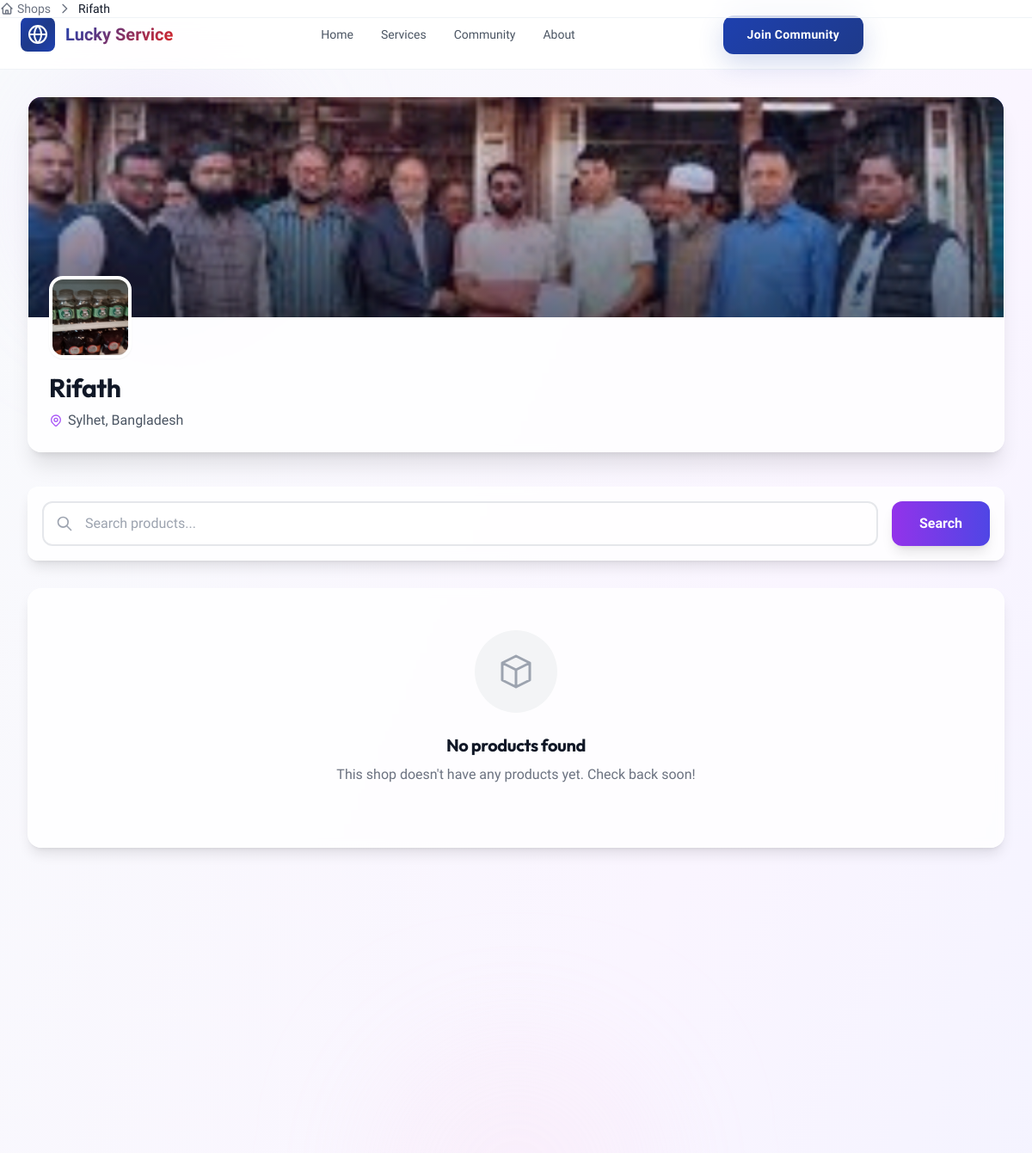
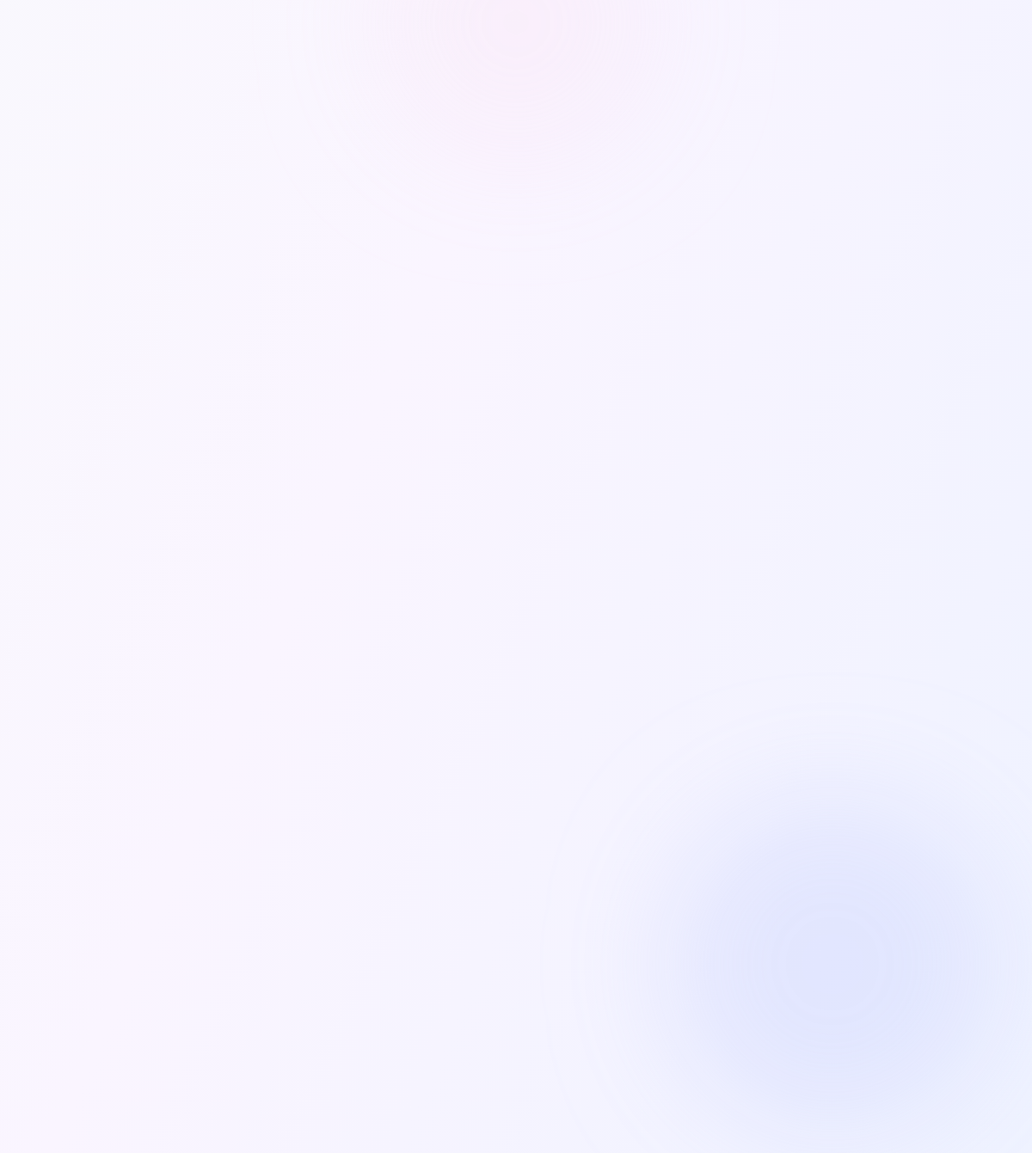
Screenshot of /viewshop/3 with the database file from the repository (2 pictures, top to bottom).
### base/models.py (models this page shows, shortened)
class BaseModel(models.Model):
    created_at = models.DateTimeField(auto_now_add=True)
    updated_at = models.DateTimeField(auto_now=True)
    is_active = models.BooleanField(default=True)
    class Meta:
        abstract = True
        ordering = ['-created_at']

class Shop(BaseModel):
    COUNTRY_CHOICES = [
        ('BD', 'Bangladesh'),
    ]
    DISTRICT_CHOICES = [
        ('Dhaka', 'Dhaka'),
        ('Chattogram', 'Chattogram'),
        ('Khulna', 'Khulna'),
        ('Rajshahi', 'Rajshahi'),
        ('Sylhet', 'Sylhet'),
        ('Barishal', 'Barishal'),
        ('Rangpur', 'Rangpur'),
    ]
    name = models.CharField(max_length=255)
    profile = models.ForeignKey(Profile, on_delete=models.CASCADE, null=True, blank=True)
    profile_pic = models.ImageField(
        upload_to='shops/profile_pics/',
        blank=True,
        null=True
    )
    shop_photo = models.ImageField(
        upload_to='shops/photos/',
        blank=True,
        null=True
    )
    country = models.CharField(
        max_length=5,
        choices=COUNTRY_CHOICES,
        default='BD'
    )
    district = models.CharField(
        max_length=50,
        choices=DISTRICT_CHOICES
    )
    location = models.CharField(
        max_length=255,
        help_text="Shop address / area"
    )
    google_map_link = models.URLField(
        blank=True,
        null=True
    )

### base/views.py (the view)
# urls.py: path('viewshop/<int:id>', view_shop),
def view_shop(request, id):
    shop = Shop.objects.get(id=id)
    search_query = request.GET.get('q', '')
    products = Product.objects.filter(shop=shop)
    if search_query:
        products = products.filter(name__icontains=search_query)
    paginator = Paginator(products, 8)
    page_number = request.GET.get('page')
    page_obj = paginator.get_page(page_number)
    context = {
        'products': page_obj,
        'search_query': search_query,
        'shop' : shop
    }
    return render(request, 'store-product.html', context)

### templates/store-product.html (shortened to what this page needs)
{% extends 'landing.html' %}
{% block body %}
<main class="min-h-screen bg-gradient-to-br from-slate-50 via-purple-50 to-indigo-50">
  <div class="fixed inset-0 overflow-hidden pointer-events-none">
    <div class="absolute bottom-20 right-10 w-96 h-96 bg-indigo-300 rounded-full mix-blend-multiply filter blur-3xl opacity-20 animate-pulse"></div>
    <div class="absolute top-1/2 left-1/2 transform -translate-x-1/2 -translate-y-1/2 w-80 h-80 bg-pink-200 rounded-full mix-blend-multiply filter blur-3xl opacity-15"></div>
  </div>
  <div class="relative max-w-7xl mx-auto px-4 sm:px-6 lg:px-8 py-8">
    <div class="mb-10">
      <nav class="flex items-center gap-2 text-sm text-gray-500 mb-6">
        <a href="" class="hover:text-purple-600 transition-colors flex items-center gap-1">
          <svg class="w-4 h-4" fill="none" stroke="currentColor" viewBox="0 0 24 24">
            <path stroke-linecap="round" stroke-linejoin="round" stroke-width="2" d="M3 12l2-2m0 0l7-7 7 7M5 10v10a1 1 0 001 1h3m10-11l2 2m-2-2v10a1 1 0 01-1 1h-3m-6 0a1 1 0 001-1v-4a1 1 0 011-1h2a1 1 0 011 1v4a1 1 0 001 1m-6 0h6"/>
          </svg>
          Shops
        </a>
        <svg class="w-4 h-4" fill="none" stroke="currentColor" viewBox="0 0 24 24">
          <path stroke-linecap="round" stroke-linejoin="round" stroke-width="2" d="M9 5l7 7-7 7"/>
        </svg>
        <span class="text-gray-900 font-medium">{{ shop.name }}</span>
      </nav>
      <div class="bg-white/80 backdrop-blur-sm rounded-2xl shadow-xl border border-white/50 overflow-hidden">
        <div class="relative h-24 md:h-64 bg-gradient-to-r from-purple-600 via-purple-500 to-indigo-600">
          {% if shop.shop_photo %}
            <img src="{{ shop.shop_photo.url }}" alt="{{ shop.name }}" class="w-full h-full object-cover opacity-90">
            <div class="absolute inset-0 bg-gradient-to-t from-black/50 to-transparent"></div>
          {% endif %}
        </div>
        <div class="relative px-6 pb-6">
          <div class="absolute -top-12 left-6">
            <div class="w-24 h-24 rounded-2xl border-4 border-white shadow-sm overflow-hidden bg-white">
              {% if shop.profile_pic %}
                <img src="{{ shop.profile_pic.url }}" alt="{{ shop.name }}" class="w-full h-full object-cover">
              {% else %}
                <div class="w-full h-full bg-gradient-to-br from-purple-500 to-indigo-600 flex items-center justify-center">
                  <span class="text-3xl font-bold text-white">{{ shop.name|first|upper }}</span>
                </div>
              {% endif %}
            </div>
          </div>
          <div class="pt-16 md:flex md:items-start md:justify-between">
            <div class="flex-1">
              <h1 class="text-md md:text-3xl font-bold text-gray-900 mb-2">{{ shop.name }}</h1>
              <div class="flex flex-wrap items-center gap-4 text-gray-600">
                <span class="flex items-center gap-1.5">
                  {{ shop.district }}, Bangladesh
                </span>
              </div>
            </div>
          </div>
        </div>
      </div>
    </div>
    <div class="mb-8">
      <div class="bg-white/80 backdrop-blur-sm rounded-xl shadow-lg border border-white/50 p-4">
        <form method="get" class="flex flex-col sm:flex-row gap-4">
          <div class="flex-1 relative">
            <div class="absolute inset-y-0 left-0 pl-4 flex items-center pointer-events-none">
              <svg class="w-5 h-5 text-gray-400" fill="none" stroke="currentColor" viewBox="0 0 24 24">
                <path stroke-linecap="round" stroke-linejoin="round" stroke-width="2" d="M21 21l-6-6m2-5a7 7 0 11-14 0 7 7 0 0114 0z"/>
              </svg>
            </div>
            <input
              type="text"
              name="q"
              placeholder="Search products..."
              value="{{ search_query|default:'' }}"
              class="w-full pl-12 pr-4 py-3 rounded-xl border-2 border-gray-200 focus:border-purple-500 focus:ring-4 focus:ring-purple-500/20 outline-none transition-all duration-300 bg-white/50"
            >
          </div>
          <button
            type="submit"
            class="px-8 py-3 bg-gradient-to-r from-purple-600 to-indigo-600 hover:from-purple-700 hover:to-indigo-700 text-white font-semibold rounded-xl shadow-lg hover:shadow-xl transform hover:scale-105 transition-all duration-300"
          >
            Search
          </button>
        </form>
      </div>
    </div>
    <div class="grid grid-cols-2 sm:grid-cols-2 lg:grid-cols-3 xl:grid-cols-4 gap-6">
      {% for product in products %}
      <div class="group bg-white/80 backdrop-blur-sm rounded-2xl shadow-lg hover:shadow-2xl border border-white/50 overflow-hidden transition-all duration-500 hover:-translate-y-2">
        <div class="relative aspect-square overflow-hidden bg-gradient-to-br from-gray-100 to-gray-50">
          {% if product.image %}
            <img
              src="{{ product.image.url }}"
              alt="{{ product.name }}"
              class="w-full h-full object-cover group-hover:scale-110 transition-transform duration-700"
            >
          {% else %}
            <div class="w-full h-full flex items-center justify-center">
              <svg class="w-20 h-20 text-gray-300" fill="none" stroke="currentColor" viewBox="0 0 24 24">
                <path stroke-linecap="round" stroke-linejoin="round" stroke-width="1.5" d="M4 16l4.586-4.586a2 2 0 012.828 0L16 16m-2-2l1.586-1.586a2 2 0 012.828 0L20 14m-6-6h.01M6 20h12a2 2 0 002-2V6a2 2 0 00-2-2H6a2 2 0 00-2 2v12a2 2 0 002 2z"/>
              </svg>
            </div>
          {% endif %}
          <div class="absolute top-3 left-3 flex flex-col gap-2">
            {% if product.is_new %}
            <span class="px-3 py-1 bg-emerald-500 text-white text-xs font-bold rounded-full shadow-lg">
              NEW
            </span>
            {% endif %}
            {% if product.discount_percent %}
            <span class="px-3 py-1 bg-red-500 text-white text-xs font-bold rounded-full shadow-lg">
              -{{ product.discount_percent }}%
            </span>
            {% endif %}
          </div>
          <div class="absolute top-3 right-3 flex flex-col gap-2 opacity-0 group-hover:opacity-100 transform translate-x-4 group-hover:translate-x-0 transition-all duration-300">
            <button class="w-10 h-10 bg-white/90 backdrop-blur-sm rounded-full shadow-lg flex items-center justify-center hover:bg-purple-500 hover:text-white transition-colors duration-300">
              <svg class="w-5 h-5" fill="none" stroke="currentColor" viewBox="0 0 24 24">
                <path stroke-linecap="round" stroke-linejoin="round" stroke-width="2" d="M4.318 6.318a4.5 4.5 0 000 6.364L12 20.364l7.682-7.682a4.5 4.5 0 00-6.364-6.364L12 7.636l-1.318-1.318a4.5 4.5 0 00-6.364 0z"/>
              </svg>
            </button>
            <button class="w-10 h-10 bg-white/90 backdrop-blur-sm rounded-full shadow-lg flex items-center justify-center hover:bg-purple-500 hover:text-white transition-colors duration-300">
              <svg class="w-5 h-5" fill="none" stroke="currentColor" viewBox="0 0 24 24">
                <path stroke-linecap="round" stroke-linejoin="round" stroke-width="2" d="M15 12a3 3 0 11-6 0 3 3 0 016 0z"/>
                <path stroke-linecap="round" stroke-linejoin="round" stroke-width="2" d="M2.458 12C3.732 7.943 7.523 5 12 5c4.478 0 8.268 2.943 9.542 7-1.274 4.057-5.064 7-9.542 7-4.477 0-8.268-2.943-9.542-7z"/>
              </svg>
            </button>
          </div>
        </div>
        <div class="p-5">
          {% if product.category %}
          <p class="text-xs font-medium text-purple-600 uppercase tracking-wider mb-2">
            {{ product.category.name }}
          </p>
          {% endif %}
          <h3 class="text-lg font-bold text-gray-900 mb-2 line-clamp-2 group-hover:text-purple-600 transition-colors duration-300">
            {{ product.name }}
          </h3>
          {% if product.description %}
          <p class="text-sm text-gray-500 mb-4 line-clamp-2">
            {{ product.description }}
          </p>
          {% endif %}
          <div class="flex items-center justify-between mb-4">
            <div class="flex items-baseline gap-2">
              <span class="text-2xl font-bold text-gray-900">
                ৳{{ product.price }}
              </span>
              {% if product.original_price %}
              <span class="text-sm text-gray-400 line-through">
                ৳{{ product.original_price }}
              </span>
              {% endif %}
            </div>
            {% if product.stock > 0 %}
            <span class="text-xs font-medium text-emerald-600 bg-emerald-50 px-2 py-1 rounded-full">
              In Stock
            </span>
            {% else %}
            <span class="text-xs font-medium text-red-600 bg-red-50 px-2 py-1 rounded-full">
              Out of Stock
            </span>
            {% endif %}
          </div>
          <a
            href="/prod/{{product.id}}"
            class="block w-full py-3 px-4 bg-gradient-to-r from-purple-600 to-indigo-600 hover:from-purple-700 hover:to-indigo-700 text-white font-semibold rounded-xl text-center shadow-lg hover:shadow-xl transform hover:scale-[1.02] transition-all duration-300"
          >
            View Details
          </a>
        </div>
      </div>
      {% empty %}
      <div class="col-span-full">
        <div class="bg-white/80 backdrop-blur-sm rounded-2xl shadow-lg border border-white/50 p-12 text-center">
          <div class="w-24 h-24 mx-auto mb-6 bg-gray-100 rounded-full flex items-center justify-center">
            <svg class="w-12 h-12 text-gray-400" fill="none" stroke="currentColor" viewBox="0 0 24 24">
              <path stroke-linecap="round" stroke-linejoin="round" stroke-width="1.5" d="M20 7l-8-4-8 4m16 0l-8 4m8-4v10l-8 4m0-10L4 7m8 4v10M4 7v10l8 4"/>
            </svg>
          </div>
          <h3 class="text-xl font-bold text-gray-900 mb-2">No products found</h3>
          <p class="text-gray-500 mb-6">
            {% if search_query %}
              No products match your search "{{ search_query }}". Try different keywords.
            {% else %}
              This shop doesn't have any products yet. Check back soon!
            {% endif %}
          </p>
        </div>
      </div>
      {% endfor %}
    </div>
  </div>
</main>
{% endblock %}

### templates/landing.html (style rules this page uses)
* { margin: 0; padding: 0; box-sizing: border-box; }
html, body { font-family: 'Sora', sans-serif; background: #ffffff; color: #1a202c; overflow-x: hidden; }
h1, h2, h3, h4, h5, h6 { font-family: 'Outfit', sans-serif; font-weight: 700; letter-spacing: -0.02em; }
nav { position: fixed; top: 0; left: 0; right: 0; z-index: 50; background: rgba(255, 255, 255, 0.7); backdrop-filter: blur(20px); border-bottom: 1px solid rgba(226, 232, 240, 0.5); }

### rows the page displays
Shop: name "Rifath", shop_photo (picture), profile_pic (picture), district "Sylhet"
